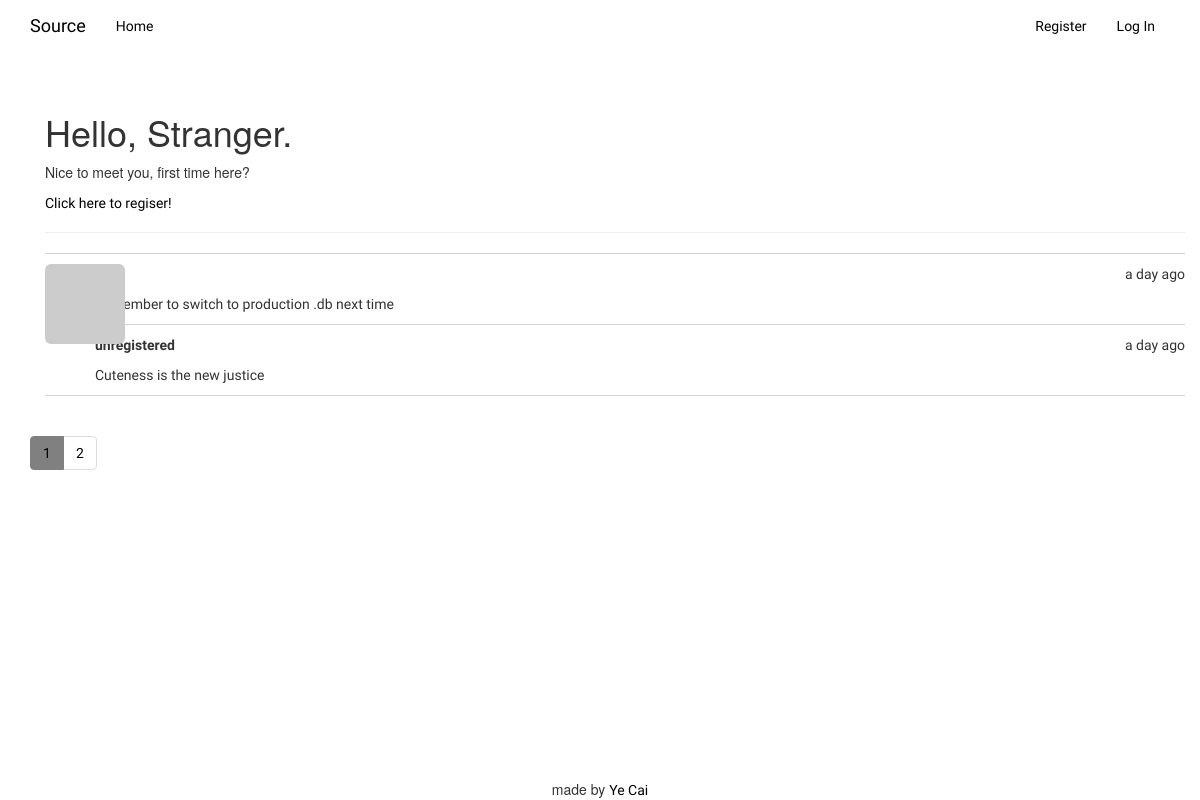
The page / on the database its author committed.
### app/models.py (models this page shows)
class Post(db.Model):
    __tablename__ = 'posts'
    id = db.Column(db.Integer, primary_key=True)
    body = db.Column(db.Text)
    timestamp = db.Column(db.DateTime, index=True, default=datetime.utcnow)
    author_id = db.Column(db.Integer, db.ForeignKey('users.id'))

### app/main/views.py (the view)
@main.route('/', methods=['GET', 'POST'])
def index():
    form = PostForm()
    if current_user.can(Permission.WRITE) and form.validate_on_submit():
        post = Post(body=form.body.data,
                    author=current_user._get_current_object())
        db.session.add(post)
        db.session.commit()
        return redirect(url_for('.index'))
    page = request.args.get('page', 1, type=int)
    pagination = Post.query.order_by(Post.timestamp.desc()).paginate(
        page, per_page=current_app.config['POSTS_PER_PAGE'], error_out=False)
    posts = pagination.items
    return render_template('index.html', form=form, posts=posts,
                           Permission=Permission, pagination=pagination)

### app/auth/views.py (called while the page is built)
@auth.before_app_request
def before_request():
    if current_user.is_authenticated:
        current_user.ping()
        if not current_user.confirmed\
            and request.endpoint\
            and request.blueprint != 'auth'\
            and request.endpoint != 'static':
                return redirect(url_for('auth.unconfirmed'))

### app/models.py (called while the page is built)
    def gravatar_hash(self):
        return hashlib.md5(self.email.lower().encode('utf-8')).hexdigest()

    def gravatar(self, size=100, default='identicon', rating='g'):
        if request.is_secure:
            url = 'https://secure.gravatar.com/avatar'
        else:
            url = 'http://www.gravatar.com/avatar'
        hash = self.avatar_hash or self.gravatar_hash()
        return '{url}/{hash}?s={size}&d={default}&r={rating}'.format(
            url=url, hash=hash, size=size, default=default, rating=rating)

    def can(self, permissions):
        return False

### app/templates/index.html (shortened to what this page needs)
{% extends "base.html" %}
{% import "bootstrap/wtf.html" as wtf %}
{% block page_content %}
<div class="container">
  <div class="page-header">
    {% if current_user.is_authenticated %}
            <h1>Hello, {{ current_user.username|capitalize }}!</h1>
            <p>Welcome back!</p>
    {% else %}
            <h1>Hello, Stranger.</h1>
            <p>Nice to meet you, first time here?</p>
            <p><a href="{{ url_for('auth.register') }}">Click here to regiser!</a></p>
    {% endif %}
  </div>
    {% include '_posts.html' %}
</div>
{% endblock %}

### app/templates/_posts.html (shortened to what this page needs)
<ul class="posts">
    {% for post in posts %}
    <li class="post">
        {% if post.author %}
            <div class="post-thumbnail">
                <a href="{{ url_for('.user', username=post.author.username) }}">
                    <img src="{{ post.author.gravatar(size=40) }}" class="img-rounded profile-thumbnail">
                </a>
            </div>
            <div class="post-content">
                <div class="post-date">{{ moment(post.timestamp).fromNow() }}</div>
                <div class="post-author">
                    <a href="{{ url_for('.user', username=post.author.username) }}">
                    </a>
                </div>
                <div class="post-body">{{ post.body }}</div>
            </div>
        {% else %}
            <div class="post-content">
                <div class="post-date">{{ moment(post.timestamp).fromNow() }}</div>
                <div class="post-author">unregistered</div>
                <div class="post-body">{{ post.body }}</div>
            </div>
        {% endif %}
    </li>
    {% endfor %}
</ul>

### app/static/style.css (style rules this page uses)
a { font-family:Electrolize; color: black !important; }
div>ul>li>div>a { font-family: Electrolize; }
.profile-thumbnail { position: absolute; padding: 0; }
div.post-thumbnail { position: absolute; }
div.post-date { float: right; }
div.post-author { margin: 10px 50px; font-weight: bold; }
div.post-body { margin: 0px 50px 10px; }
ul.posts { list-style-type: none !important; margin: 16px 0px 0px 0px; border-top: 1px solid #d7d3d3; padding: 0; font-family: Electrolize; }
li.post { //margin: 20px 10px 10px 10px; border-bottom: 1px solid #d7d3d3; }

### rows shown on the page
Post: timestamp "a day ago", body "Remember to switch to production .db next time"
Post: timestamp "a day ago", body "Cuteness is the new justice"

### other values the page prints
{{ p }} "1"
{{ p }} "2"
